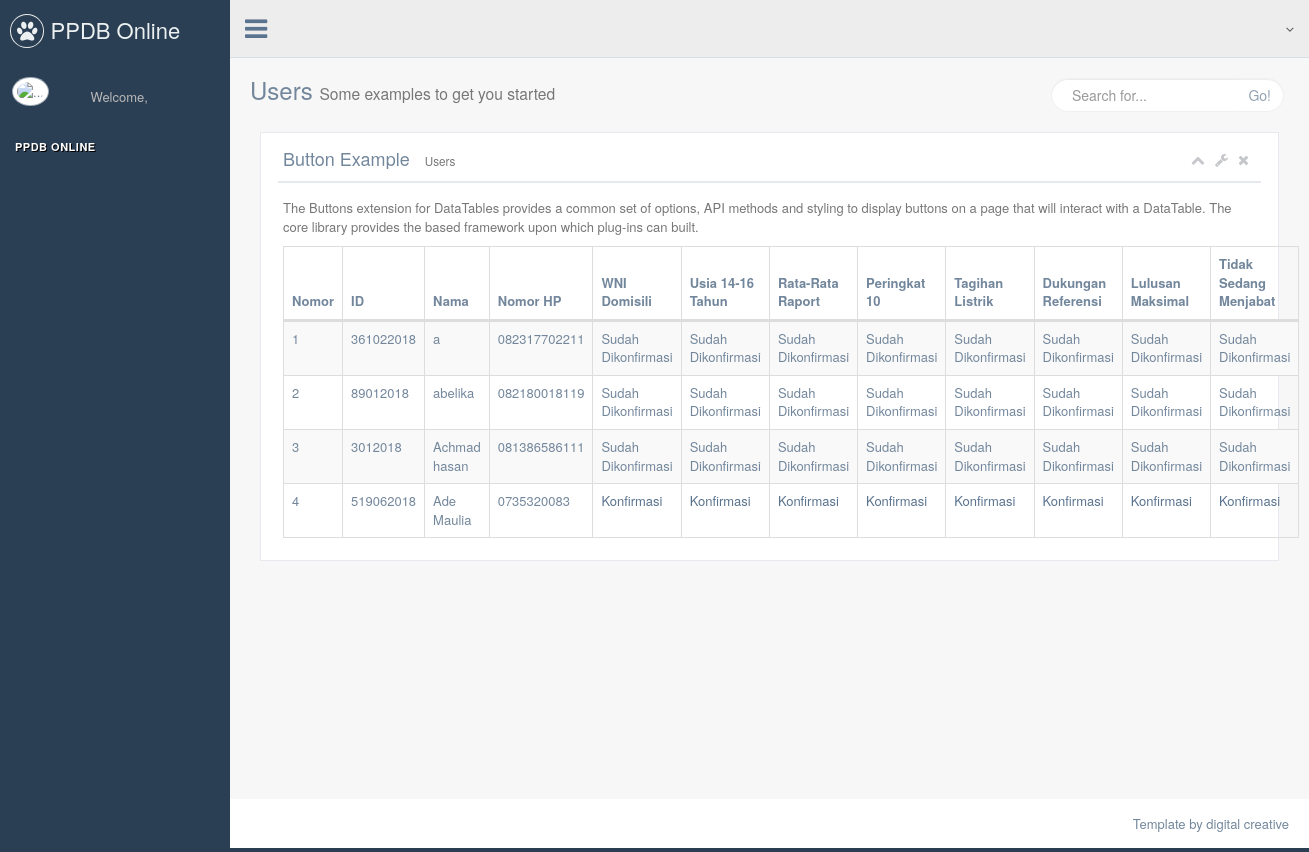
/index.php/admin/list_siswa_fase_2, run on the app's committed database.
### tables this page shows
CREATE TABLE `membership` (
  `id` int(11) NOT NULL,
  `nama` varchar(255) DEFAULT NULL,
  `asal_daerah` varchar(255) DEFAULT NULL,
  `email` varchar(255) NOT NULL DEFAULT '',
  `role` int(11) DEFAULT '1',
  `status` int(11) NOT NULL DEFAULT '0',
  `foto_pribadi` varchar(2500) DEFAULT '',
  `password` varchar(32) DEFAULT NULL,
  `status_fase` int(11) NOT NULL DEFAULT '0',
  `melengkapi_data` int(11) NOT NULL DEFAULT '0',
  `fotokopi_rapor` int(11) NOT NULL DEFAULT '0',
  `pas_foto` int(11) NOT NULL DEFAULT '0',
  `fotokopi_ktp` int(11) NOT NULL DEFAULT '0',
  `fotokopi_kk` int(11) NOT NULL DEFAULT '0',
  `formulir_referensi` int(11) NOT NULL DEFAULT '0',
  `fotokopi_rekening_listrik` int(11) NOT NULL DEFAULT '0',
  `fotokopi_slip_gaji` int(11) NOT NULL DEFAULT '0',
  `surat_keterangan_tidak_mampu` int(11) NOT NULL DEFAULT '0',
  `fotokopi_ijazah` int(11) NOT NULL DEFAULT '0',
  `wni_domisili` int(11) NOT NULL DEFAULT '0',
  `usia_diatas_14` int(11) NOT NULL DEFAULT '0',
  `rata_rata_rapor` int(11) NOT NULL DEFAULT '0',
  `peringkat_10` int(11) NOT NULL DEFAULT '0',
  `tagihan_listrik` int(11) NOT NULL DEFAULT '0',
  `dukungan_referensi` int(11) NOT NULL DEFAULT '0',
  `lulusan_maksimal` int(11) NOT NULL DEFAULT '0',
  `tidak_sedang_menjabat` int(11) NOT NULL DEFAULT '0',
  `status_raport` int(11) NOT NULL DEFAULT '0',
  `skor_raport` int(11) NOT NULL DEFAULT '0',
  `status_organisasi` int(11) NOT NULL DEFAULT '0',
  `skor_organisasi` int(11) NOT NULL DEFAULT '0',
  `status_kepemimpinan` int(11) NOT NULL DEFAULT '0',
  `skor_kepimpinan` int(11) NOT NULL DEFAULT '0',
  `status_kreatifitas` int(11) NOT NULL DEFAULT '0',
  `skor_kreatifitas` int(11) NOT NULL DEFAULT '0',
  `status_keahlian_bidang` int(11) NOT NULL DEFAULT '0',
  `skor_keahlian_bidang` int(11) NOT NULL DEFAULT '0',
  `status_sertifikat_kota` int(11) NOT NULL DEFAULT '0',
  `skor_sertifikat_kota` int(11) NOT NULL DEFAULT '0',
  `status_sertifikat_provinsi` int(11) NOT NULL DEFAULT '0',
  `skor_sertifikat_provinsi` int(11) NOT NULL DEFAULT '0',
  `status_sertifikat_nasional` int(11) NOT NULL DEFAULT '0',
  `skor_sertifikat_nasional` int(11) NOT NULL DEFAULT '0',
  `status_essai` int(11) NOT NULL DEFAULT '0',
  `skor_essai` int(11) NOT NULL DEFAULT '0',
  `status_juara` int(11) NOT NULL DEFAULT '0',
  `skor_juara` int(11) NOT NULL DEFAULT '0',
  `status_juara_umum` int(11) NOT NULL DEFAULT '0',
  `skor_juara_umum` int(11) NOT NULL DEFAULT '0',
  `status_referensi` int(11) NOT NULL DEFAULT '0',
  `skor_referensi` int(11) NOT NULL DEFAULT '0',
  `notes` text NOT NULL,
  `status_notes` int(11) NOT NULL DEFAULT '0',
  `rumah_tampak_depan` int(11) NOT NULL DEFAULT '0',
  `rumah_tampak_belakang` int(11) NOT NULL DEFAULT '0',
  `rumah_tampak_kanan` int(11) NOT NULL DEFAULT '0',
  `rumah_tampak_kiri` int(11) NOT NULL DEFAULT '0',
  `ruang_tengah` int(11) NOT NULL DEFAULT '0',
  `kamar_tidur` int(11) NOT NULL DEFAULT '0',
  `dapur` int(11) NOT NULL DEFAULT '0',
  `kamar_mandi` int(11) NOT NULL DEFAULT '0',
  `ktp_ayah` int(11) NOT NULL DEFAULT '0',
  `ktp_ibu` int(11) NOT NULL DEFAULT '0',
  `kartu_keluarga` int(11) NOT NULL DEFAULT '0',
  `surat_keteranga_tidak_mampu` int(11) NOT NULL DEFAULT '0',
  `slip_gaji_ayah` int(11) NOT NULL DEFAULT '0',
  `slip_gaji_ibu` int(11) NOT NULL DEFAULT '0',
  `pembayaran_listrik` int(11) NOT NULL DEFAULT '0',
  `sewa_rumah` int(11) NOT NULL DEFAULT '0',
  `sertifikat` int(11) NOT NULL DEFAULT '0',
  `sk_organisasi` int(11) NOT NULL DEFAULT '0'
);

CREATE TABLE `data_pribadi` (
  `email` varchar(250) NOT NULL,
  `nama_lengkap` varchar(2500) DEFAULT '',
  `nisn` varchar(2500) DEFAULT '',
  `jenis_kelamin` varchar(250) DEFAULT '',
  `tanggal_lahir` varchar(2500) DEFAULT '',
  `tempat_lahir` varchar(2500) DEFAULT '',
  `kewarganegaraan` varchar(2500) DEFAULT '',
  `agama` varchar(2500) DEFAULT '',
  `golongan_darah` varchar(2500) DEFAULT '',
  `berat_badan` varchar(2500) DEFAULT '',
  `tinggi_badan` varchar(2500) DEFAULT '',
  `alamat` varchar(2500) DEFAULT '',
  `kota` varchar(2500) DEFAULT '',
  `nomor_telpon` varchar(2500) DEFAULT '',
  `informasi_beasiswa` varchar(250) DEFAULT '',
  `nama_saudara` varchar(2500) DEFAULT '',
  `nama_hubungan` varchar(2500) DEFAULT ''
);

### application/controllers/Admin.php (called while the page is built, shortened)
<?php
class Admin extends CI_Controller {
	  public function __construct()
    {
        $this->load->model('Data_Admin');
    }
	public function list_siswa_fase_2()
	{
		$data['fase_2']= $this->Data_Admin->get_all_data_fase_2();
		$this->load->view('admin/list_siswa_fase_2',$data);
	}
}

### index.php (called while the page is built, shortened)
<?php
require_once BASEPATH.'core/CodeIgniter.php';

### application/models/Data_Admin.php (called while the page is built, shortened)
<?php
class Data_Admin extends CI_Model {
    public function get_all_data_fase_2(){
        $sql = "SELECT membership.id,membership.email,membership.nama,data_pribadi.nomor_telpon,
        wni_domisili,
        usia_diatas_14,
        rata_rata_rapor,
        peringkat_10,
        tagihan_listrik,
        dukungan_referensi,
        lulusan_maksimal,
        tidak_sedang_menjabat
        FROM `membership`,`data_pribadi` WHERE data_pribadi.email=membership.email and  `status` = 2 AND `melengkapi_data` = 1 AND `fotokopi_rapor` = 1 AND `pas_foto` = 1 AND `fotokopi_ktp` = 1 AND `fotokopi_kk` = 1 AND `formulir_referensi` = 1 AND `fotokopi_rekening_listrik` = 1 AND `fotokopi_slip_gaji` = 1 AND `surat_keterangan_tidak_mampu` = 1 AND `fotokopi_ijazah` = 1
        ORDER BY `membership`.`nama` ASC";
        $query = $this->db->query($sql);
        return $query->result_array();
    }
}

### application/views/admin/list_siswa_fase_2.php (the view, shortened to what this page needs)
<!DOCTYPE html>
<html lang="en">
  <head>
    <link href="<?php echo base_url(); ?>/vendors/bootstrap/dist/css/bootstrap.min.css" rel="stylesheet">
    <link href="<?php echo base_url(); ?>/vendors/font-awesome/css/font-awesome.min.css" rel="stylesheet">
    <link href="<?php echo base_url(); ?>/vendors/nprogress/nprogress.css" rel="stylesheet">
    <link href="<?php echo base_url(); ?>/vendors/iCheck/skins/flat/green.css" rel="stylesheet">
    <link href="<?php echo base_url(); ?>/vendors/datatables.net-bs/css/dataTables.bootstrap.min.css" rel="stylesheet">
    <link href="<?php echo base_url(); ?>/vendors/datatables.net-buttons-bs/css/buttons.bootstrap.min.css" rel="stylesheet">
    <link href="<?php echo base_url(); ?>/vendors/datatables.net-fixedheader-bs/css/fixedHeader.bootstrap.min.css" rel="stylesheet">
    <link href="<?php echo base_url(); ?>/vendors/datatables.net-responsive-bs/css/responsive.bootstrap.min.css" rel="stylesheet">
    <link href="<?php echo base_url(); ?>/vendors/datatables.net-scroller-bs/css/scroller.bootstrap.min.css" rel="stylesheet">
    <link href="../build/css/custom.min.css" rel="stylesheet">
  </head>
  <body class="nav-md">
    <div class="container body">
      <div class="main_container">
        <div class="col-md-3 left_col">
          <div class="left_col scroll-view">
            <div class="navbar nav_title" style="border: 0;">
              <a href="<?php echo base_url(); ?>/home" class="site_title"><i class="fa fa-paw"></i> <span>PPDB Online SMAN SUMSEL !</span></a>
            </div>
            <div class="profile clearfix">
              <div class="profile_pic">
                <img src="images/img.jpg" alt="..." class="img-circle profile_img">
              </div>
              <div class="profile_info">
                <span>Welcome,</span>
              </div>
            </div>
            <br />
           <div id="sidebar-menu" class="main_menu_side hidden-print main_menu">
              <div class="menu_section">
                <h3>PPDB ONline</h3>
              </div>
            </div>
          </div>
        </div>
        <div class="top_nav">
          <div class="nav_menu">
            <nav>
              <div class="nav toggle">
                <a id="menu_toggle"><i class="fa fa-bars"></i></a>
              </div>
              <ul class="nav navbar-nav navbar-right">
                <li class="">
                  <a href="javascript:;" class="user-profile dropdown-toggle" data-toggle="dropdown" aria-expanded="false">
                    <span class=" fa fa-angle-down"></span>
                  </a>
                </li>
              </ul>
            </nav>
          </div>
        </div>
          <div class="right_col" role="main">
            <div class="">
              <div class="page-title">
                <div class="title_left">
                  <h3>Users <small>Some examples to get you started</small></h3>
                </div>
                <div class="title_right">
                  <div class="col-md-5 col-sm-5 col-xs-12 form-group pull-right top_search">
                    <div class="input-group">
                      <input type="text" class="form-control" placeholder="Search for...">
                      <span class="input-group-btn">
                        <button class="btn btn-default" type="button">Go!</button>
                      </span>
                    </div>
                  </div>
                </div>
              </div>
              <div class="clearfix"></div>
              <div class="col-md-12 col-sm-12 col-xs-12">
                <div class="x_panel">
                  <div class="x_title">
                    <h2>Button Example <small>Users</small></h2>
                    <ul class="nav navbar-right panel_toolbox">
                      <li><a class="collapse-link"><i class="fa fa-chevron-up"></i></a>
                      </li>
                      <li class="dropdown">
                        <a href="#" class="dropdown-toggle" data-toggle="dropdown" role="button" aria-expanded="false"><i class="fa fa-wrench"></i></a>
                      </li>
                      <li><a class="close-link"><i class="fa fa-close"></i></a>
                      </li>
                    </ul>
                    <div class="clearfix"></div>
                  </div>
                  <div class="x_content">
                    <p class="text-muted font-13 m-b-30">
                      The Buttons extension for DataTables provides a common set of options, API methods and styling to display buttons on a page that will interact with a DataTable. The core library provides the based framework upon which plug-ins can built.
                    </p>
                    <table id="datatable-buttons" class="table table-striped table-bordered">
                      <thead>
                        <tr>
                          <th>Nomor</th>
                          <th>ID</th>
                          <th>Nama</th>
                          <th>Nomor HP</th>
                          <th>WNI Domisili</th>
                          <th>Usia 14-16 Tahun</th>
                          <th>Rata-Rata Raport</th>
                          <th>Peringkat 10</th>
                          <th>Tagihan Listrik</th>
                          <th>Dukungan Referensi</th>
                           <th>Lulusan Maksimal</th>
                          <th>Tidak Sedang Menjabat</th>
                        </tr>
                      </thead>
                      <tbody>
                         <?php
                        $nomor=1;
                        for ($i=0; $i<sizeof($fase_2); $i++){
                        ?>
                        <tr>
                           <td><?php echo $nomor; ?></td>
                          <td><?php echo $fase_2[$i]['id']; ?></td>
                          <td><?php echo $fase_2[$i]['nama']; ?></td>
                          <td><?php echo $fase_2[$i]['nomor_telpon']; ?></td>
                          <?php if($fase_2[$i]['wni_domisili']==0) : ?>
                               <td><a href="<?php echo site_url('Admin/update_wni_domisili?email='.$fase_2[$i]['email'])?>">Konfirmasi</a></td>
                          <?php else : ?>
                               <td>Sudah Dikonfirmasi</td>
                          <?php endif; ?>
                          <?php if($fase_2[$i]['usia_diatas_14']==0) : ?>
                               <td><a href="<?php echo site_url('Admin/update_usia_diatas_14?email='.$fase_2[$i]['email'])?>">Konfirmasi</a></td>
                          <?php else : ?>
                               <td>Sudah Dikonfirmasi</td>
                          <?php endif; ?>
                          <?php if($fase_2[$i]['rata_rata_rapor']==0) : ?>
                               <td><a href="<?php echo site_url('Admin/update_rata_rata_rapor?email='.$fase_2[$i]['email'])?>">Konfirmasi</a></td>
                          <?php else : ?>
                               <td>Sudah Dikonfirmasi</td>
                          <?php endif; ?>
                          <?php if($fase_2[$i]['peringkat_10']==0) : ?>
                               <td><a href="<?php echo site_url('Admin/update_peringkat_10?email='.$fase_2[$i]['email'])?>">Konfirmasi</a></td>
                          <?php else : ?>
                               <td>Sudah Dikonfirmasi</td>
                          <?php endif; ?>
                           <?php if($fase_2[$i]['tagihan_listrik']==0) : ?>
                               <td><a href="<?php echo site_url('Admin/update_tagihan_listrik?email='.$fase_2[$i]['email'])?>">Konfirmasi</a></td>
                          <?php else : ?>
                               <td>Sudah Dikonfirmasi</td>
                          <?php endif; ?>
                           <?php if($fase_2[$i]['dukungan_referensi']==0) : ?>
                               <td><a href="<?php echo site_url('Admin/update_dukungan_referensi?email='.$fase_2[$i]['email'])?>">Konfirmasi</a></td>
                          <?php else : ?>
                               <td>Sudah Dikonfirmasi</td>
                          <?php endif; ?>
                            <?php if($fase_2[$i]['lulusan_maksimal']==0) : ?>
                               <td><a href="<?php echo site_url('Admin/update_lulusan_maksimal?email='.$fase_2[$i]['email'])?>">Konfirmasi</a></td>
                          <?php else : ?>
                               <td>Sudah Dikonfirmasi</td>
                          <?php endif; ?>
                          <?php if($fase_2[$i]['tidak_sedang_menjabat']==0) : ?>
                               <td><a href="<?php echo site_url('Admin/update_tidak_sedang_menjabat?email='.$fase_2[$i]['email'])?>">Konfirmasi</a></td>
                          <?php else : ?>
                               <td>Sudah Dikonfirmasi</td>
                          <?php endif; ?>
                        </tr>
                        <?php $nomor++; } ?>
                      </tbody>
                    </table>
                  </div>
                </div>
              </div>
            </div>
          </div>
         <footer>
          <div class="pull-right">
            Template by digital creative
          </div>
          <div class="clearfix"></div>
        </footer>
      </div>
    </div>
  </body>
</html>

### data on the page
membership: id "361022018", nama "a", data_pribadi.nomor_telpon "082317702211", wni_domisili "Sudah Dikonfirmasi", usia_diatas_14 "Sudah Dikonfirmasi", rata_rata_rapor "Sudah Dikonfirmasi", peringkat_10 "Sudah Dikonfirmasi", tagihan_listrik "Sudah Dikonfirmasi", dukungan_referensi "Sudah Dikonfirmasi", lulusan_maksimal "Sudah Dikonfirmasi", tidak_sedang_menjabat "Sudah Dikonfirmasi"
membership: id "89012018", nama "abelika", data_pribadi.nomor_telpon "082180018119", wni_domisili "Sudah Dikonfirmasi", usia_diatas_14 "Sudah Dikonfirmasi", rata_rata_rapor "Sudah Dikonfirmasi", peringkat_10 "Sudah Dikonfirmasi", tagihan_listrik "Sudah Dikonfirmasi", dukungan_referensi "Sudah Dikonfirmasi", lulusan_maksimal "Sudah Dikonfirmasi", tidak_sedang_menjabat "Sudah Dikonfirmasi"
membership: id "3012018", nama "Achmad hasan", data_pribadi.nomor_telpon "081386586111", wni_domisili "Sudah Dikonfirmasi", usia_diatas_14 "Sudah Dikonfirmasi", rata_rata_rapor "Sudah Dikonfirmasi", peringkat_10 "Sudah Dikonfirmasi", tagihan_listrik "Sudah Dikonfirmasi", dukungan_referensi "Sudah Dikonfirmasi", lulusan_maksimal "Sudah Dikonfirmasi", tidak_sedang_menjabat "Sudah Dikonfirmasi"
membership: id "519062018", nama "Ade Maulia", data_pribadi.nomor_telpon "0735320083"
